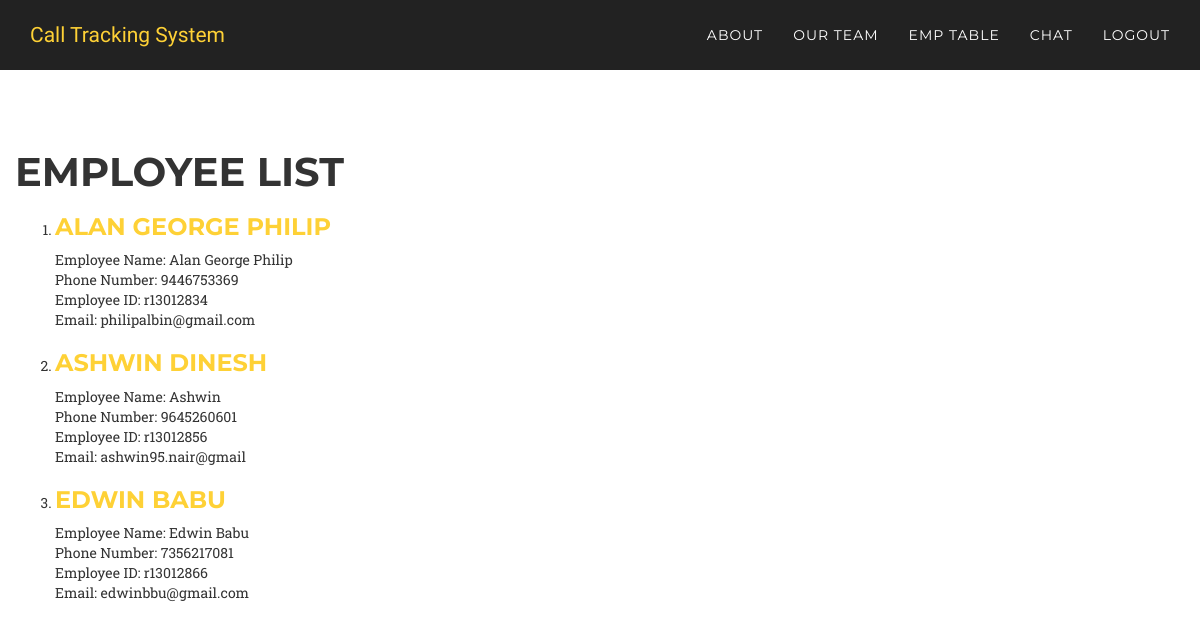
Screenshot of /employee.php (signed in) with the database file from the repository.
### tables this page shows
CREATE TABLE IF NOT EXISTS `employee` (
  `name` varchar(20) DEFAULT NULL,
  `number` varchar(20) DEFAULT NULL,
  `imei` varchar(20) NOT NULL DEFAULT '',
  `empid` varchar(20) DEFAULT NULL,
  `email` varchar(25) DEFAULT NULL,
  `socket` varchar(10) DEFAULT '0'
);

### employee.php (the view, shortened to what this page needs)
<!DOCTYPE html>
<html lang="en">
<head>
    <link href="css/bootstrap.min.css" rel="stylesheet">
    <link href="css/agency.css" rel="stylesheet">
    <link href="font-awesome/css/font-awesome.min.css" rel="stylesheet" type="text/css">
</head>
<body id="page-top" class="index">
    <nav class="navbar navbar-default navbar-fixed-top navbar-shrink">
        <div class="container">
            <div class="navbar-header page-scroll">
                <a class="navbar-brand page-scroll" href="index.php">Call Tracking System</a>
            </div>
            <div class="collapse navbar-collapse" id="bs-example-navbar-collapse-1">
                <ul class="nav navbar-nav navbar-right">
                    <li>
                        <a class="page-scroll" href="about.php">About</a>
                    </li>
                    <li>
                        <a class="page-scroll" href="team.php">Our Team</a>
                    </li>
					<li>
                        <a class="page-scroll" href="employee.php">Emp Table</a>
                    </li>
                    <li>
                        <a class="page-scroll" href="chat.php">Chat</a>
                    </li>
					<li>
                        <a class="page-scroll" href="logout.php">LogOut</a>
                    </li>
                </ul>
            </div>
        </div>
    </nav>
     <section id="about">
        <div class="container">
            <div class="row">
                    <h2 class="section-heading">Employee List</h2>
<ol>
<li><h3><a href="emp13.php" class="employee" target="_blank">Alan George Philip</a></h3></li>
<?php
require "init.php";
$sql="select name,number,empid,email from employee where empid='r13012834';";
$result=mysqli_query($con,$sql);
if(!$result)
{
    die("Error in connection " . mysqli_connect_error());
}
else
{
    while($row = mysqli_fetch_array($result,MYSQLI_ASSOC))
    {
        echo "Employee Name: ".$row['name']."<br>Phone Number: ".$row['number']."<br>Employee ID: ".$row['empid']."<br>Email: ".$row['email']."<br>";
    }
}
?>
<li><h3><a href="emp35.php" class="employee" target="_blank">Ashwin Dinesh</a></h3></li>
<?php
require "init.php";
$sql="select name,number,empid,email from employee where empid='r13012856';";
$result=mysqli_query($con,$sql);
if(!$result)
{
    die("Error in connection " . mysqli_connect_error());
}
else
{
    while($row = mysqli_fetch_array($result,MYSQLI_ASSOC))
    {
        echo "Employee Name: ".$row['name']."<br>Phone Number: ".$row['number']."<br>Employee ID: ".$row['empid']."<br>Email: ".$row['email']."<br>";
    }
}
?>
<li><h3><a href="emp45.php" class="employee" target="_blank">Edwin Babu</a></h3></li>
<?php
require "init.php";
$sql="select name,number,empid,email from employee where empid='r13012866';";
$result=mysqli_query($con,$sql);
if(!$result)
{
    die("Error in connection " . mysqli_connect_error());
}
else
{
    while($row = mysqli_fetch_array($result,MYSQLI_ASSOC))
    {
        echo "Employee Name: ".$row['name']."<br>Phone Number: ".$row['number']."<br>Employee ID: ".$row['empid']."<br>Email: ".$row['email']."<br>";
    }
}
?>
</ol>
</div>
</div>
</section>
</body>
</html>

### css/agency.css (style rules this page uses)
body { font-family: "Roboto Slab","Helvetica Neue",Helvetica,Arial,sans-serif; overflow-x: hidden; }
a, a:hover, a:focus, a:active, a.active { outline: 0 none; }
a { color: #fed136; }
h1, h2, h3, h4, h5, h6 { font-family: Montserrat,"Helvetica Neue",Helvetica,Arial,sans-serif; font-weight: 700; text-transform: uppercase; }
.navbar-default { background-color: #222; border-color: transparent; }
.navbar-default .navbar-brand { color: #fed136; font-family: "Kaushan Script","Helvetica Neue",Helvetica,Arial,cursive; }
.navbar-default .navbar-collapse { border-color: rgba(255, 255, 255, 0.02); }
.navbar-default .nav li a { color: #fff; font-family: Montserrat,"Helvetica Neue",Helvetica,Arial,sans-serif; font-weight: 400; letter-spacing: 1px; text-transform: uppercase; }
@media (min-width: 768px) { .navbar-default { background-color: transparent; border: 0 none; padding: 25px 0; transition: padding 0.3s ease 0s; } }
@media (min-width: 768px) { .navbar-default .navbar-brand { font-size: 2em; transition: all 0.3s ease 0s; } }
@media (min-width: 768px) { .navbar-default.navbar-shrink { background-color: #222; padding: 10px 0; } }
@media (min-width: 768px) { .navbar-default.navbar-shrink .navbar-brand { font-size: 1.5em; } }
section { padding: 100px 0; }
section h2.section-heading { font-size: 40px; margin-bottom: 15px; margin-top: 0; }
@media (min-width: 768px) { section { padding: 150px 0; } }

### rows the page displays
employee: name "Alan George Philip", number "9446753369", empid "r13012834", email "philipalbin@gmail.com"
employee: name "Ashwin", number "9645260601", empid "r13012856", email "ashwin95.nair@gmail"
employee: name "Edwin Babu", number "7356217081", empid "r13012866", email "edwinbbu@gmail.com"
